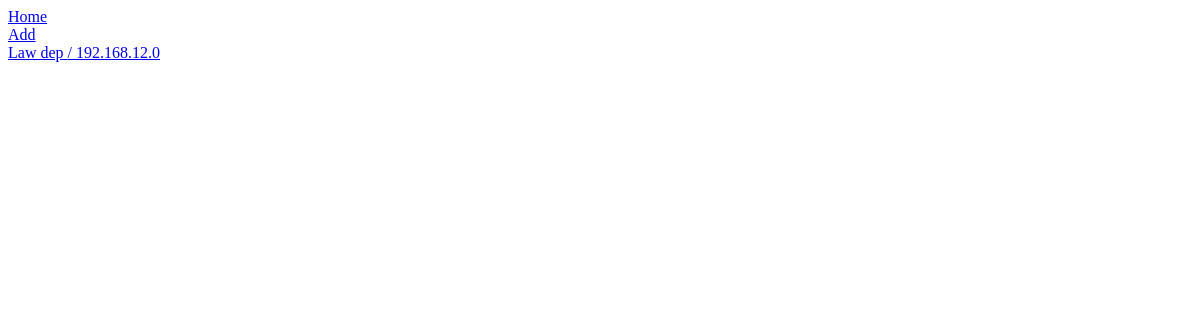
Page /units/ on the earlier database version.
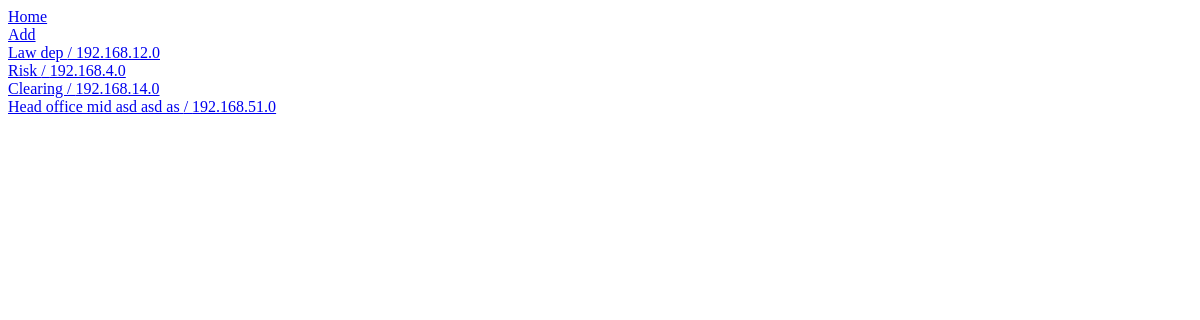
Same page on the later database version.
### list/models.py (models this page shows, shortened)
class Unit(models.Model):
    vLan = models.GenericIPAddressField()
    name = models.CharField(max_length=250)

### list/views.py (the view)
# urls.py: path('units/', views.units, name='units'),
def units(request) :
    template = loader.get_template('list/units.html')
    all_units = Unit.objects.all()
    context = {
        'all_units': all_units,
    }
    return HttpResponse(template.render(context, request))

### list/templates/list/units.html (shortened to what this page needs)
{% load staticfiles %}
<!DOCTYPE html>
<html lang="en">
<head>
    <link rel="stylesheet" type="text/css" href='{% static 'list/units/style.css' %}?{% now "U" %}'>
</head>
<body>
    <a href="{% url 'list:index' %}">Home</a><br>
    <a href="add"> Add </a> <br>
    {% for unit in all_units %}
    <a href='{{unit.pk}}'> {{ unit.name }} / {{ unit.vLan }} </a> <br>
    {% endfor %}
</body>
</html>

Differences in the rows shown:
added Unit: name "Risk", vLan "192.168.4.0"
added Unit: name "Clearing", vLan "192.168.14.0"
added Unit: name "Head office mid asd asd as", vLan "192.168.51.0"
